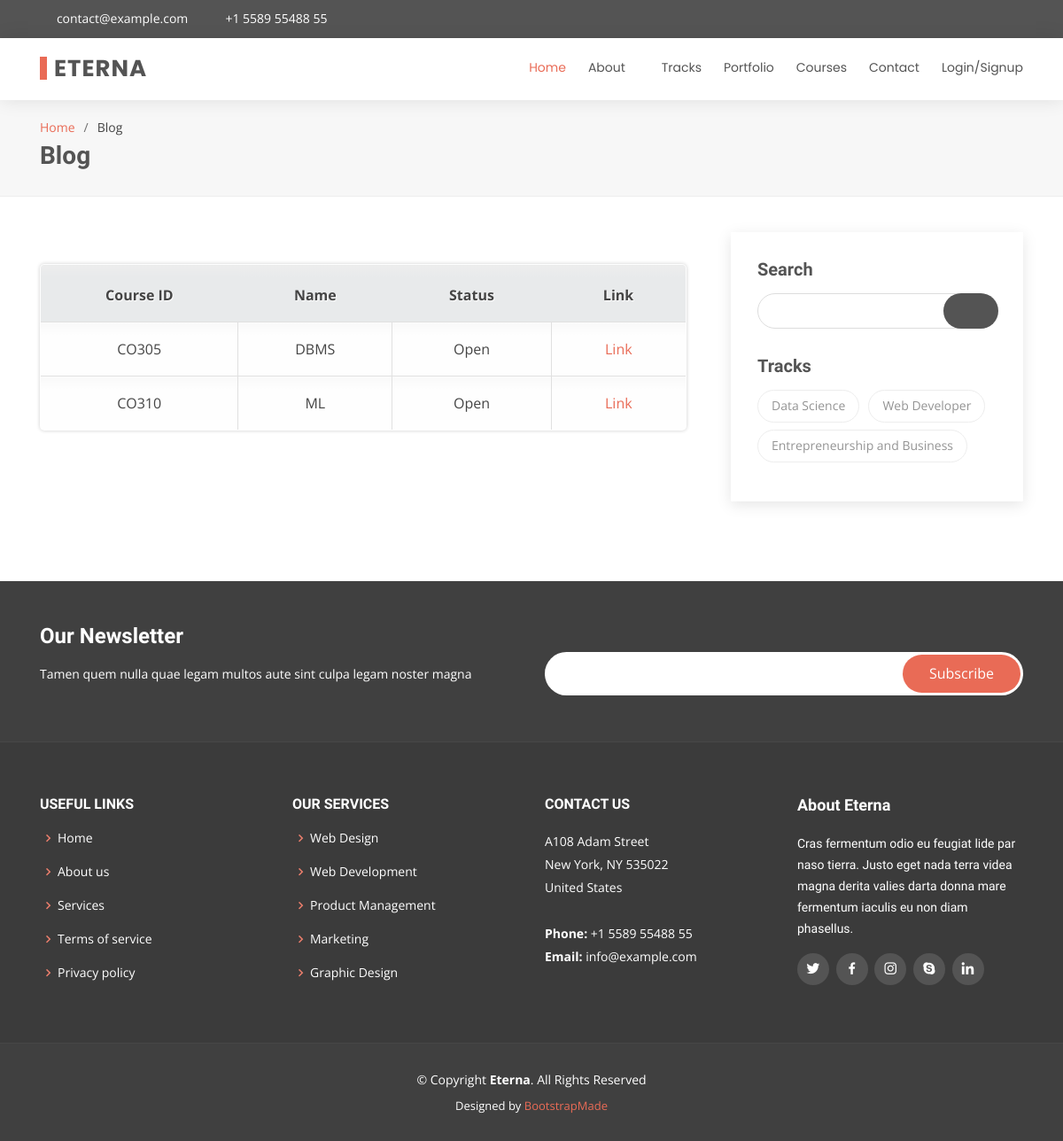
Page /courses/ on the earlier database version.
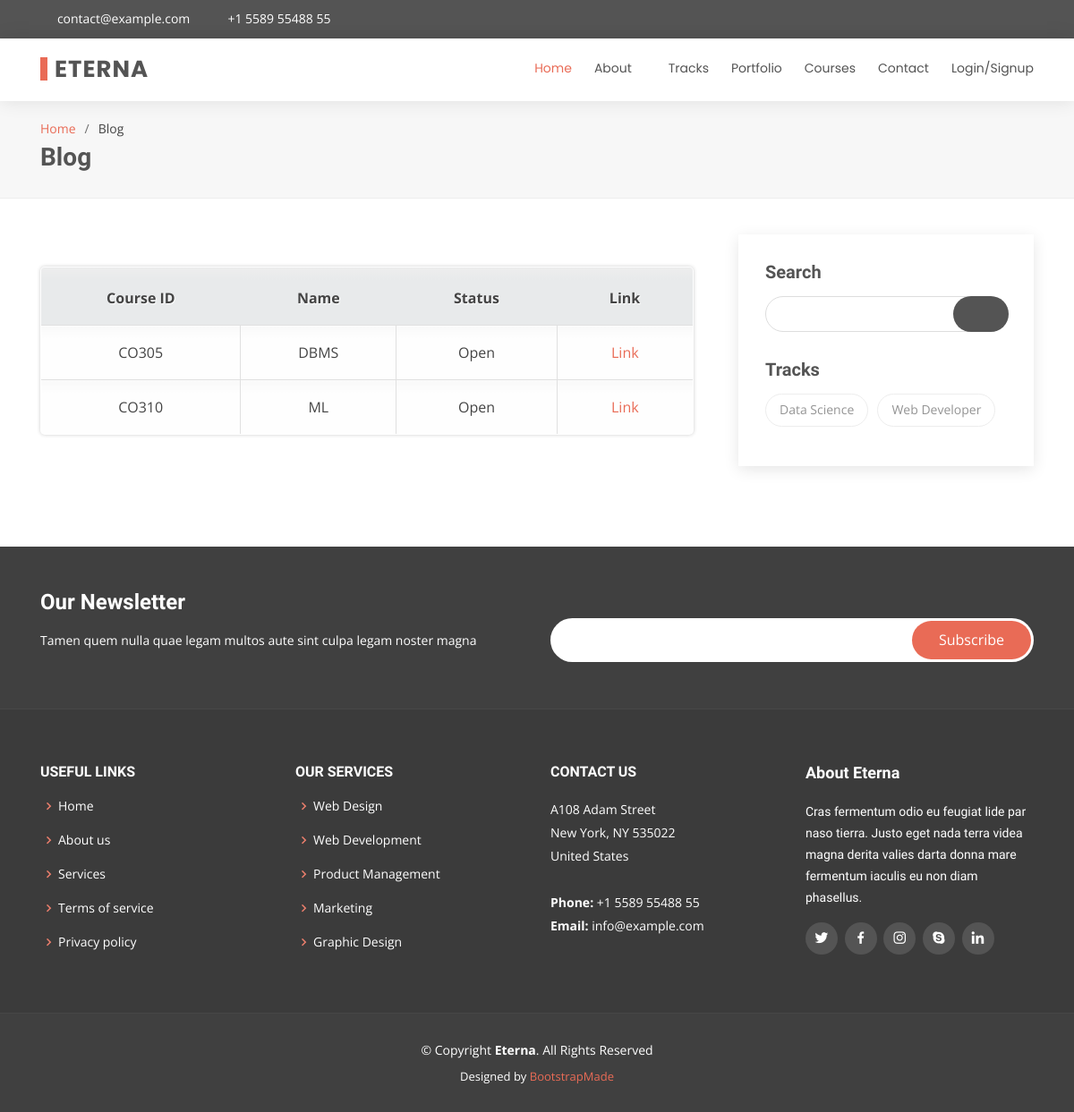
Same page on the later database version.
### courses/models.py (models this page shows, shortened)
class Course(models.Model):
    STATUS = ( ('A','Available') , ('N','Not Available') )
    id = models.CharField(max_length=5 , primary_key=True)
    name = models.CharField(max_length=100)
    stream = models.CharField(max_length=32)
    strength = models.IntegerField()
    description = models.CharField(max_length=255)
    teacher = models.CharField(max_length=100)
    status = models.CharField(max_length=10,choices=STATUS)
    slug = models.SlugField(unique=True)
    projects= models.IntegerField(default=0)
    assignements= models.IntegerField(default=0)
    practicals= models.IntegerField(default=0)
    exams= models.IntegerField(default=0)
    relation = models.ManyToManyField(
        Profile,
        through='Profile_Course',
        through_fields=( 'course','profile')
    )

class Track(models.Model):
    name=models.CharField(max_length=50 ,default=None )
    id = models.CharField(max_length=5,unique=True,primary_key=True)
    relation = models.ManyToManyField(
        Course,
        through='Track_Course',
        through_fields=('track','course' )
    )

### courses/views.py (the view, shortened to what this page needs)
# urls.py: 2. Add a URL to urlpatterns:  path('', views.home, name='home')
def home(request):
    search = request.GET.get('search')
    trackId = request.GET.get('track')
    courses = Course.objects.all()
    if search!=None:
        courses = courses.filter( Q(name__icontains = search) | Q(teacher__icontains = search)    )
    tracks = Track.objects.all()
    context={'courses':courses , 'tracks':tracks}
    return render(request , 'courses/home.html',context)

### templates/courses/home.html (shortened to what this page needs)
{% extends 'base.html' %}
{% block body %}
  <main id="main">
    <section id="breadcrumbs" class="breadcrumbs">
      <div class="container">
        <ol>
          <li><a href="index.html">Home</a></li>
          <li>Blog</li>
        </ol>
        <h2>Blog</h2>
      </div>
    </section>
    <section id="blog" class="blog">
      <div class="container">
        <div class="row">
          <div class="col-lg-8 entries">
            <div id="content">
    <table cellspacing="0">
    <tr>
      <th>Course ID</th>
      <th>Name</th>
      <th>Status</th>
      <th>Link</th>
    </tr>
    {% for course in courses %}
    <tr><td>{{course.id}}</td><td>{{course.name}}</td><td>{{course.status}}</td><td><a href="details/{{course.slug}}">Link</a></td></tr>
    {% endfor %}
    </table>
</div>
          </div>
          <div class="col-lg-4">
            <div class="sidebar">
              <h3 class="sidebar-title">Search</h3>
              <div class="sidebar-item search-form">
                <form action="">
                  <input type="text" name='search'>
                  <button type="submit"><i class="icofont-search"></i></button>
                </form>
              </div>
              <h3 class="sidebar-title">Tracks</h3>
              <div class="sidebar-item tags">
                <ul>
                {% for track in tracks  %}
                  <li><a href="../courses?track={{track.id}}">{{track.name}}</a></li>
                {% endfor %}
                </ul>
              </div>
            </div>
          </div>
        </div>
      </div>
    </section>
  </main>
{% endblock body %}

Differences in the rows shown:
removed Track: name "Entrepreneurship and Business"
